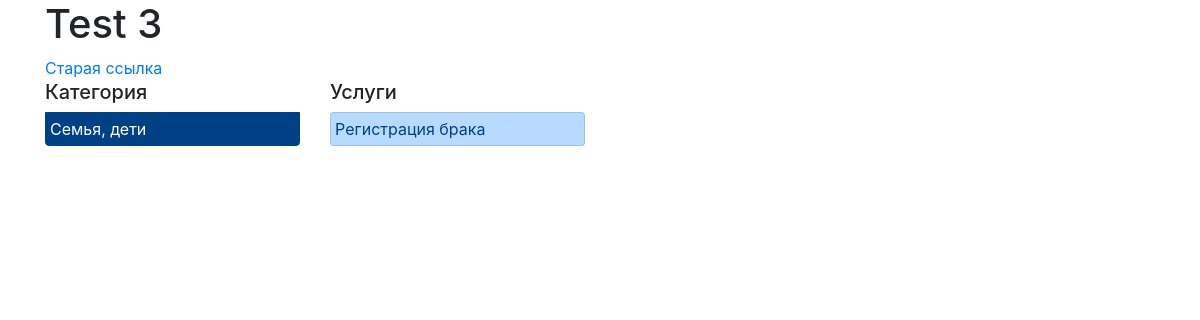
Before: /uslugi/1/2/ with the older database file.
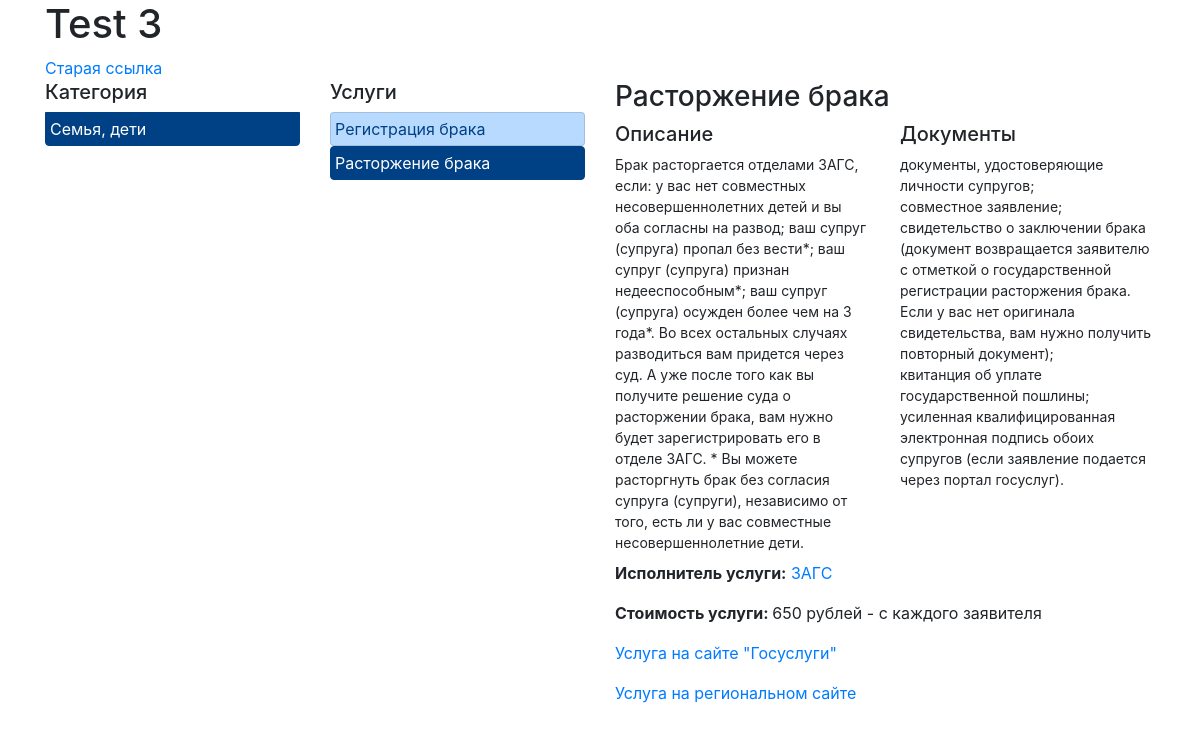
After: the same page with the newer database file.
### rep_test_00/models.py (models this page shows)
class CatUslugi(models.Model):
	name = models.CharField(max_length=50, verbose_name='Наименование категории')
	def __str__(self):
		return self.name
	class Meta:
		verbose_name_plural = 'Категории услуг'
		verbose_name = 'Категория услуг'

class VidUslugi(models.Model):
	cat_usl = models.ForeignKey(CatUslugi, null=True, on_delete=models.PROTECT, verbose_name='Категория услуги')
	name = models.CharField(max_length=50, verbose_name='Наименование вида')
	pod_otr_txt = models.CharField(max_length=50, null=True, blank=True, verbose_name='Подотрасли (через запятую)')
	def __str__(self):
		return self.name
	class Meta:
		verbose_name_plural = 'Виды услуг'
		verbose_name = 'Вид услуги'

class Uslugi(models.Model):
	cat_usl = models.ForeignKey(CatUslugi, null=True, on_delete=models.PROTECT, verbose_name='Категория услуги')
	vid_uslugi = ChainedForeignKey(
        VidUslugi,
        chained_field='cat_usl',
        chained_model_field='cat_usl',
        show_all=False,
        auto_choose=True,
        null=True,
        verbose_name='Вид услуги')
	description = models.TextField(verbose_name='Описание услуги')
	documents = models.TextField(verbose_name='Список документов (через ;)')
	price = models.CharField(max_length=50, verbose_name='Стоимость услуги', null=True)
	url_gosuslugi = models.URLField(verbose_name='Адрес госуслуги', null=True)
	url_usl_on_site = models.URLField(verbose_name='Адрес на сайте региона', null=True)
	class Meta:
		verbose_name_plural = 'Услуги'
		verbose_name = 'Услуга'

class PodOtrasl(models.Model):
	otrasl = models.ForeignKey(Otrasl, null=True, on_delete=models.PROTECT, verbose_name='Отрасль')
	name = models.CharField(max_length=50, verbose_name='Наименование')
	def __str__(self):
		return self.name
	class Meta:
		verbose_name_plural = 'Подотрасли'
		verbose_name = 'Подотрасль'

### rep_test_00/views.py (the view)
# urls.py: path('uslugi/<int:cat_usl_id>/<int:vid_usl_id>/', select_uslugi),
def select_uslugi(request, cat_usl_id, vid_usl_id):
	context = filter_uslugi(request, cat_usl_id, vid_usl_id)
	return render(request, 'org_selector/index_3.html', context)

### rep_test_00/my_func.py (called while the page is built)
def filter_uslugi(request, cat_usl_id, vid_usl_id):
	cur_cat_usl = cat_usl_id
	cur_vid_usl = vid_usl_id
	cat_usl = CatUslugi.objects.all()
	vid_usl = VidUslugi.objects.filter(cat_usl=cur_cat_usl)
	curvid_usl = VidUslugi.objects.filter(id=cur_vid_usl)
	if len(curvid_usl) == 1:
		test = curvid_usl[0].pod_otr_txt.split(',')
		pod_otr_usl = PodOtrasl.objects.filter(pk__in=curvid_usl[0].pod_otr_txt.split(','))
		name_usl = curvid_usl[0].name
		cur_usl = Uslugi.objects.get(vid_uslugi=cur_vid_usl)
	else:
		test = 0
		pod_otr_usl = None
		name_usl = ''
		cur_usl = ''
	return {'cat_usl':cat_usl, 'vid_usl':vid_usl, 'cur_cat_usl':cur_cat_usl, 'cur_vid_usl':cur_vid_usl, 'test':test, 'pod_otr_usl':pod_otr_usl, 'cur_usl':cur_usl, 'name_usl':name_usl}

### rep_test_00/templates/org_selector/index_3.html (shortened to what this page needs)
{% load static %}
<html lang="en">
<head>
	<link rel="stylesheet" href="{% static 'org_selector/bootstrap.min.css'%}">
</head>
<body>
<div class="container">
	<div class="row">
		<div class="col-2">
			<h1>Test 3</h1>
			<a href="/0/0/0/0/">Старая ссылка</a>
		</div>
	</div>
	<div class="row">
		<div class="col-lg-3 col-md-3 col-sm-6 mb-1">
			<div class="list-group">
			<h5>Категория</h5>
			{% for ct_usl in cat_usl %}
				{% if ct_usl.id == cur_cat_usl %}
					<a href="/uslugi/{{ ct_usl.id }}/0/" class="list-group-item list-group-item-action list-group-item-primary p-1 active">{{ ct_usl }}</a>
				{% else %}
					<a href="/uslugi/{{ ct_usl.id }}/0/" class="list-group-item list-group-item-action list-group-item-primary p-1">{{ ct_usl }}</a>
				{% endif %}
			{% endfor %}
			</div>
		</div>
		<div class="col-lg-3 col-md-3 col-sm-6 mb-1">
			{% if cur_cat_usl > 0 %}
				<h5>Услуги</h5>
			{% endif %}
			{% for vd_usl in vid_usl %}
				<div class="list-group">
				{% if vd_usl.id == cur_vid_usl %}
					<a href="/uslugi/{{ cur_cat_usl }}/{{ vd_usl.id }}/"  class="list-group-item list-group-item-action list-group-item-primary p-1 active">{{ vd_usl }}</a>
				{% else %}
					<a href="/uslugi/{{ cur_cat_usl }}/{{ vd_usl.id }}/"  class="list-group-item list-group-item-action list-group-item-primary p-1">{{ vd_usl }}</a>
				{% endif %}
				</div>
			{% endfor %}
		</div>
		<div class="col-md-6">
			<div class="row">
				<div class="col-12">
					<h3>{{ name_usl }}</h3>
				</div>
			</div>
			<div class="row" style="font-size: 14px">
				{% if cur_usl|wordcount > 0 %}
				<div class="col-6">
					<h5>Описание</h5>
					{{ cur_usl.description }}
				</div>
				<div class="col-6">
					<h5>Документы</h5>
					{{ cur_usl.documents|linebreaksbr }}
				</div>
				{% endif %}
			</div>
			<div class="row">
				<div class="col-12 mt-2	">
					{% if cur_usl|wordcount > 0 %}
					<p><strong>Исполнитель услуги:</strong>
						{% for pod_otr in pod_otr_usl %}
							<a href="/1/{{ pod_otr.otrasl.id }}/{{ pod_otr.id }}/0/0/">{{ pod_otr }}</a>
						{% endfor %}
					</p>
					<p><strong>Стоимость услуги: </strong>{{ cur_usl.price }}</p>
					<p><a href="{{ cur_usl.url_gosuslugi }}" target="_blank">Услуга на сайте "Госуслуги"</a></p>
					<p><a href="{{ cur_usl.url_usl_on_site }}" target="_blank">Услуга на региональном сайте</a></p>
					{% endif %}
				</div>
			</div>
		</div>
	</div>
</div>
</body>
</html>

Changed rows visible on the page:
added VidUslugi: name "Расторжение брака"
added Uslugi: description "Брак расторгается отделами ЗАГС, если: у вас нет совместных несовершеннолетних детей и вы оба согласны на развод; ваш супруг (супруга) пропал без вести*; ваш супруг (супруга) признан недееспособным*; ваш супруг (супруга) осужден более чем на 3 года*. Во всех остальных случаях разводиться вам придется через суд. А уже после того как вы получите решение суда о расторжении брака, вам нужно будет зарегистрировать его в отделе ЗАГС. * Вы можете расторгнуть брак без согласия супруга (супруги), независимо от того, есть ли у вас совместные несовершеннолетние дети.", documents "документы, удостоверяющие личности супругов; совместное заявление; свидетельство о заключении брака (документ возвращается заявителю с отметкой о государственной регистрации расторжения брака. Если у вас нет оригинала свидетельства, вам нужно получить повторный документ); квитанция об уплате государственной пошлины; усиленная квалифицированная электронная подпись обоих супругов (если заявление подается через портал госуслуг).", price "650 рублей - с каждого заявителя"
now on this page (row unchanged): PodOtrasl: name "ЗАГС"
Other visible differences:
text now shown: "Описание Документы Исполнитель услуги: Стоимость услуги: Услуга на сайте \"Госуслуги\" Услуга на региональном сайте"
